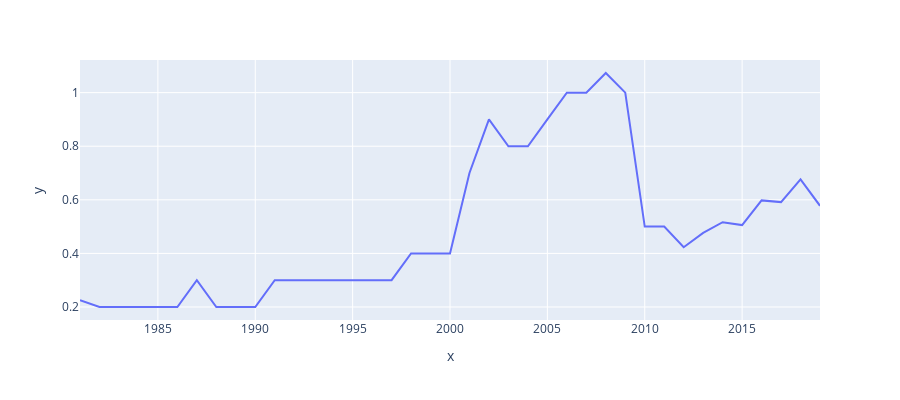

The notebook cell saved with this chart:
### Code cell
fig = px.line(x=Latam_co2[(Latam_co2.Pais == 'Belice') & (Latam_co2.Anio > 1980)].sort_values('Anio').Anio, y=Latam_co2[(Latam_co2.Pais == 'Belice') & (Latam_co2.Anio > 1980)].sort_values('Anio').Emisiones_de_CO2, width=900, height=400)
fig.show()
compromisos[compromisos.Pais=='Belice']

### Figure 1 — Plotly figure (JSON) as saved in the notebook; plotly's stock layout.template omitted (floating-point values rounded to 4 significant figures)
{"data": [{"hovertemplate": "x=%{x}<br>y=%{y}<extra></extra>", "legendgroup": "", "line": {"color": "#636efa", "dash": "solid"}, "marker": {"symbol": "circle"}, "mode": "lines", "name": "", "orientation": "v", "showlegend": false, "type": "scatter", "x": [1981, 1982, 1983, 1984, 1985, 1986, 1987, 1988, 1989, 1990, 1991, 1992, 1993, 1994, 1995, 1996, 1997, 1998, 1999, 2000, 2001, 2002, 2003, 2004, 2005, 2006, 2007, 2008, 2009, 2010, 2011, 2012, 2013, 2014, 2015, 2016, 2017, 2018, 2019], "xaxis": "x", "y": [0.2255, 0.2, 0.2, 0.2, 0.2, 0.2, 0.3, 0.2, 0.2, 0.2, 0.3, 0.3, 0.3, 0.3, 0.3, 0.3, 0.3, 0.4, 0.4, 0.4, 0.7, 0.9, 0.8, 0.8, 0.9, 1, 1, 1.073, 1, 0.5, 0.5, 0.423, 0.4764, 0.5164, 0.5057, 0.5978, 0.5915, 0.6766, 0.5777], "yaxis": "y"}], "layout": {"height": 400, "legend": {"tracegroupgap": 0}, "margin": {"t": 60}, "width": 900, "xaxis": {"anchor": "y", "domain": [0, 1], "title": {"text": "x"}}, "yaxis": {"anchor": "x", "domain": [0, 1], "title": {"text": "y"}}}}
